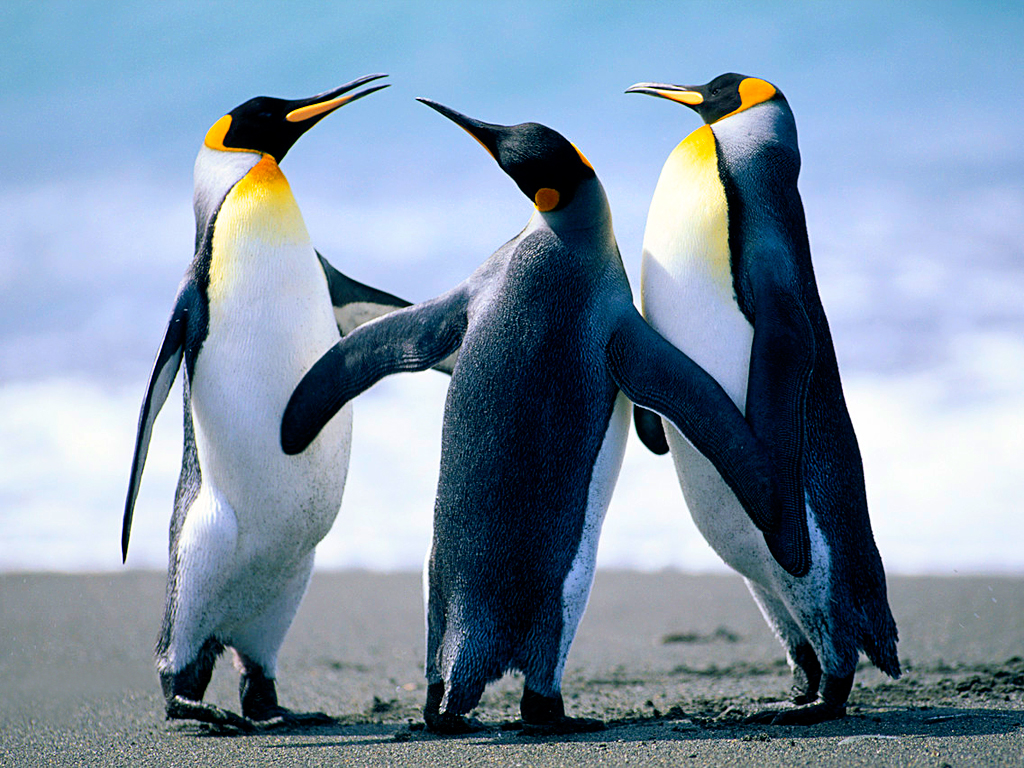
%> input picture Penguins.jpg, 1024 x 768 px
$ octave code16.m   (GNU Octave 9; MATLAB toolbox functions it lacks are replaced by stand-ins)
%> lines starting %> are read from the running program, lines starting %| are printed output that depends on the picture
%% EDGE Detection : Canny , Prewitt
I = imread('Penguins.jpg');
%> I is the input picture: size 768x1024x3 uint8; mean R, G, B 127.8, 148, 168.1
subplot(4,1,1)
imshow(I)
title('Original image')

I2= rgb2gray(I);
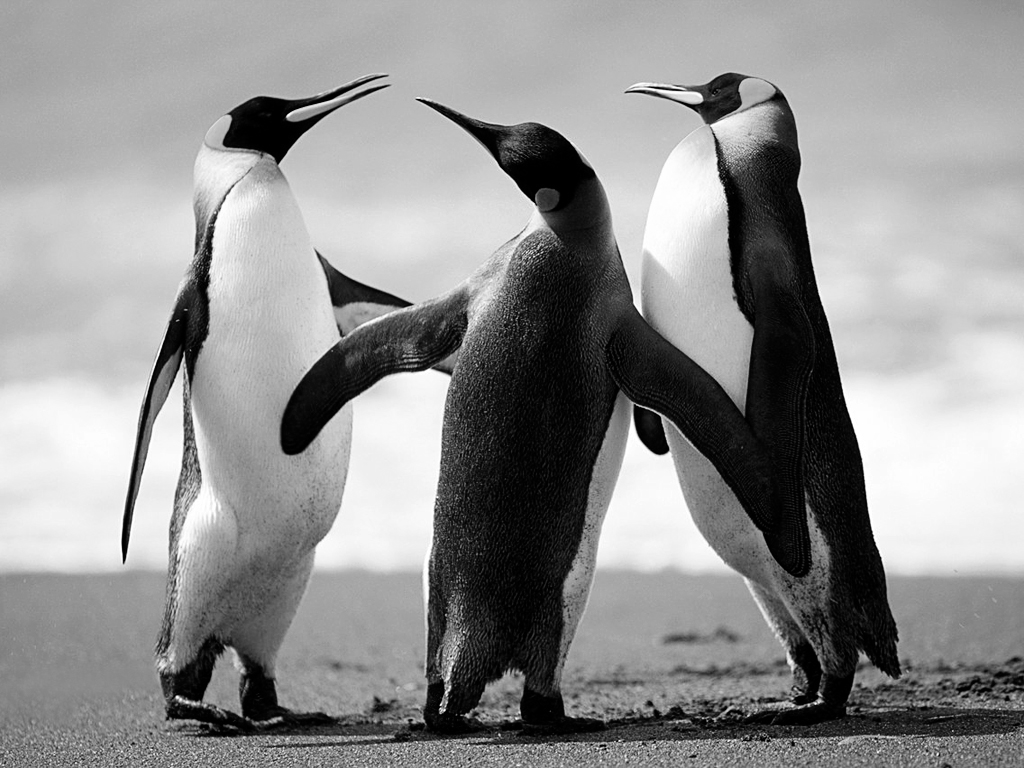
%> I2: size 768x1024 uint8; min 0, max 255, mean 144.3
subplot(4,1,2)
imshow(I2)
title('Grayscale image')

I3 = edge(I2,'prewitt');
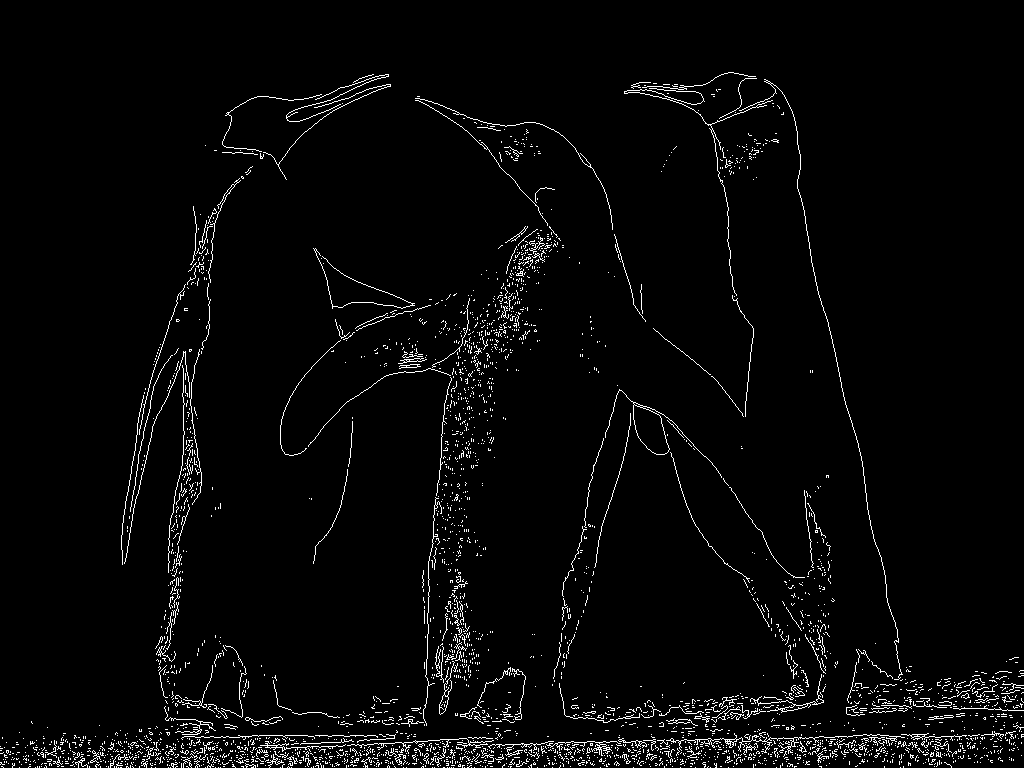
%> I3: size 768x1024 logical; 3% white in thin lines or dots
subplot(4,1,3)
imshow(I3)
title('Negative image');
I4 = edge(I2,'canny');
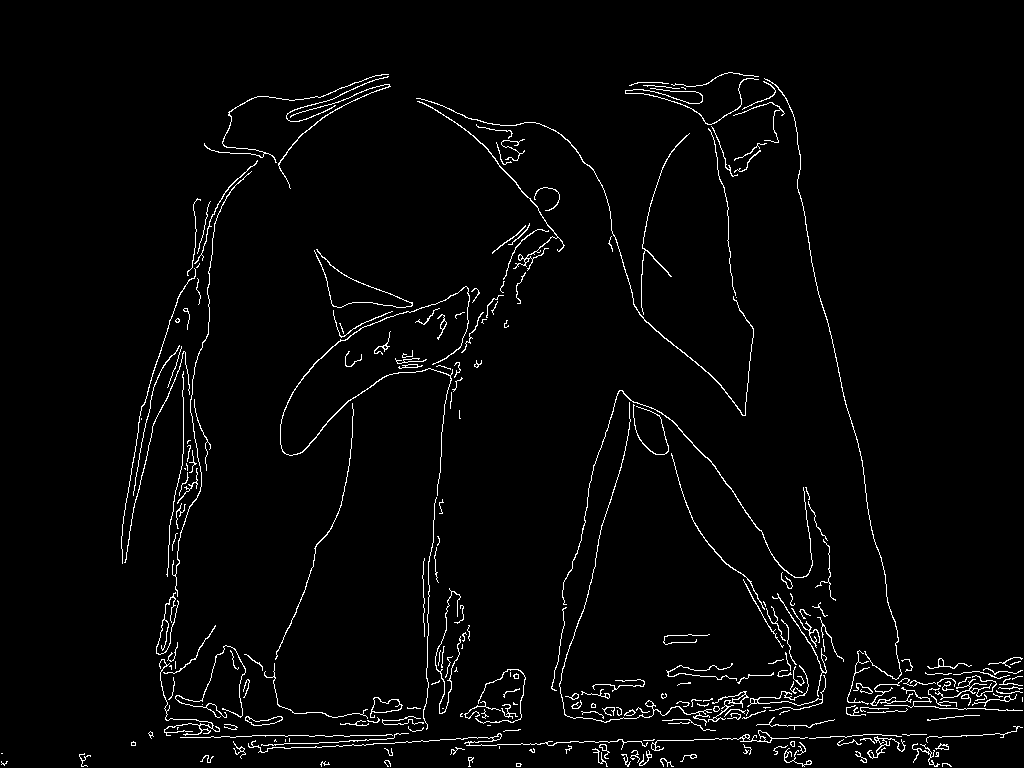
%> I4: size 768x1024 logical; 2.7% white in thin lines or dots
subplot(4,1,4)
imshow(I4)
